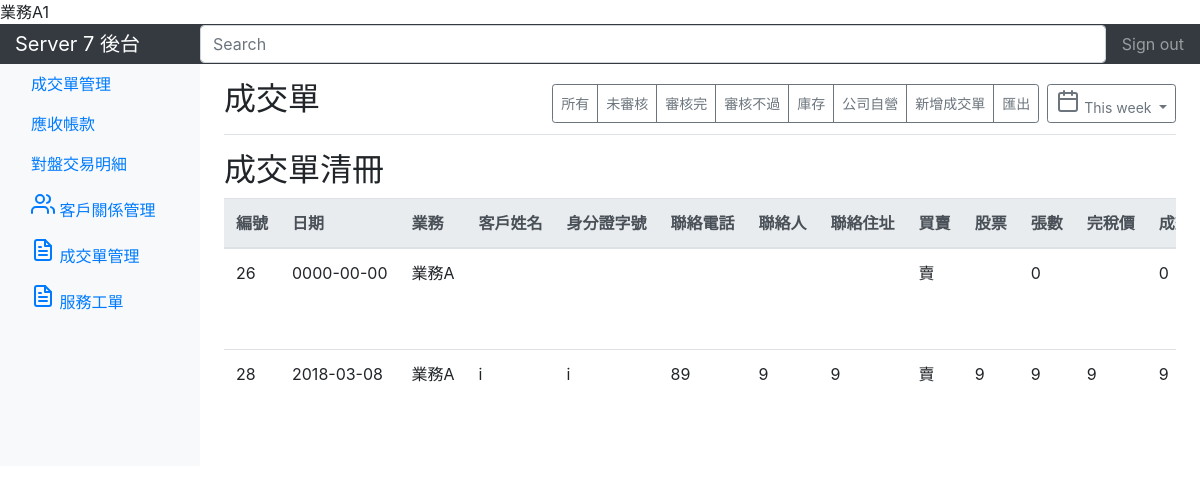
Screenshot of /index.php/orders/index (signed in) with the database file from the repository.
### tables this page shows
CREATE TABLE `ORDERS` (
  `ID` int(20) NOT NULL,
  `日期` date NOT NULL,
  `業務` varchar(20) NOT NULL,
  `客戶姓名` varchar(20) NOT NULL,
  `身分證字號` varchar(10) NOT NULL,
  `聯絡電話` varchar(20) NOT NULL,
  `聯絡人` varchar(20) NOT NULL,
  `聯絡地址` varchar(50) NOT NULL,
  `買賣` varchar(1) NOT NULL,
  `股票` varchar(20) NOT NULL,
  `張數` float NOT NULL,
  `完稅價` float DEFAULT NULL,
  `成交價` float NOT NULL,
  `盤價` float NOT NULL,
  `匯款金額` int(11) NOT NULL,
  `匯款銀行` varchar(20) NOT NULL,
  `匯款分行` varchar(20) DEFAULT NULL,
  `匯款戶名` varchar(20) NOT NULL,
  `轉讓會員` varchar(20) NOT NULL,
  `完稅人` varchar(20) NOT NULL,
  `新舊` tinyint(1) NOT NULL,
  `自行應付` float DEFAULT NULL,
  `刻印` tinyint(1) DEFAULT NULL,
  `過戶費` int(10) DEFAULT NULL,
  `媒合` tinyint(1) NOT NULL,
  `收付款` varchar(10) NOT NULL,
  `過戶日` date NOT NULL,
  `通知查帳` varchar(10) NOT NULL,
  `契約` varchar(10) NOT NULL,
  `稅單` varchar(10) NOT NULL
);

### application/controllers/orders.php (called while the page is built, shortened)
<?php
class Orders extends CI_Controller {
	public function __construct()
    {
		$this->load->helper(array('form', 'url', 'array'));
		$this->load->library('form_validation');
		$this->load->model('orders_model');
	}
	public function show($arr_data)
    {
		$this->load->view('templates/header');
		$this->load->view('pages/order_view', $arr_data);
    }
    public function index()
    {
		if (!isset($_SESSION['ACCOUNT'])) {
			redirect('index.php/login/index');
		} else {
			$orders = $this->orders_model->get(null,$_SESSION['LEVEL'],$_SESSION['NAME']);
			$arrayName = array('orders' => $orders,
								);
			$this->show($arrayName);
		}
	}
}

### index.php (called while the page is built, shortened)
<?php
require_once BASEPATH.'core/CodeIgniter.php';

### application/models/orders_model.php (called while the page is built, shortened)
<?php if ( ! defined('BASEPATH')) exit('No direct script access allowed');
class Orders_model extends CI_Model {
    public function transformer($query) {
        if ($query->num_rows() > 0) {
                foreach ($query->result() as $row) {
                        $result[] = array('ID'=>$row-> ID,
                        '日期'=>$row-> 日期,
                        '業務'=>$row-> 業務,
                        '客戶姓名'=>$row->客戶姓名,
                        '身分證字號'=>$row-> 身分證字號,
                        '聯絡電話'=>$row-> 聯絡電話,
                        '聯絡人'=>$row-> 聯絡人,
                        '聯絡地址'=>$row-> 聯絡地址,
                        '買賣'=>$row-> 買賣,
                        '股票'=>$row-> 股票,
                        '張數'=>$row-> 張數,
                        '完稅價'=>$row-> 完稅價,
                        '成交價'=>$row-> 成交價,
                        '盤價'=>$row-> 盤價,
                        '匯款金額'=>$row-> 匯款金額,
                        '匯款銀行'=>$row-> 匯款銀行,
                        '匯款分行'=>$row-> 匯款分行,
                        '匯款戶名'=>$row-> 匯款戶名,
                        '轉讓會員'=>$row-> 轉讓會員,
                        '完稅人'=>$row-> 完稅人,
                        '新舊'=>$row-> 新舊,
                        '自行應付'=>$row-> 自行應付,
                        '刻印'=>$row-> 刻印,
                        '過戶費'=>$row-> 過戶費,
                        '媒合'=>$row-> 媒合,
                        '收付款'=>$row-> 收付款,
                        '過戶日'=>$row-> 過戶日,
                        '通知查帳'=>$row-> 通知查帳,
                        '契約'=>$row-> 契約,
                        '稅單'=>$row-> 稅單,
                                            );
                }
                return $result;
        }
        else {
                return false;
        }
}
    public function get($keyword,$level,$name) {
        if(is_null($keyword)) {
            if($level==2) {
                $sql = "SELECT * FROM `ORDERS`";
                $query = $this->db->query($sql);
            } else {
                $query = $this->db->get_where('ORDERS', array('業務' => $name));
            }
        }
        if($query->num_rows()>0) {
            $result = $this->transformer($query);
            return $result;
        } else {
            return false;
        }
    }
}
?>

### application/views/pages/order_view.php (the view, shortened to what this page needs)
                <main role="main" class="col-md-9 ml-sm-auto col-lg-10 pt-3 px-4">
                    <div class="d-flex justify-content-between flex-wrap flex-md-nowrap align-items-center pb-2 mb-3 border-bottom">
                        <h1 class="h2">成交單</h1>
                        <div class="btn-toolbar mb-2 mb-md-0">
                            <div class="btn-group mr-2">
                              <button class="btn btn-sm btn-outline-secondary">所有</button>
                              <button class="btn btn-sm btn-outline-secondary">未審核</button>
                              <button class="btn btn-sm btn-outline-secondary">審核完</button>
                              <button class="btn btn-sm btn-outline-secondary">審核不過</button>
                              <button class="btn btn-sm btn-outline-secondary">庫存</button>
                              <button class="btn btn-sm btn-outline-secondary">公司自營</button>
                              <input class="btn btn-sm btn-outline-secondary" type="button" onclick="location.href='new_order';" value="新增成交單" />
                              <button class="btn btn-sm btn-outline-secondary">匯出</button>
                            </div>
                            <button class="btn btn-sm btn-outline-secondary dropdown-toggle">
                              <span data-feather="calendar"></span>
                              This week
                            </button>
                        </div>
                    </div>
                    <h2>成交單清冊</h2>
                    <div class="">
                        <table class="table table-md table-hover table-responsive">
                            <thead class="thead-light">
                                <tr>
                                    <th>編號</th>
                                    <th scope="col">日期</th>
                                    <th>業務</th>
                                    <th>客戶姓名</th>
                                    <th>身分證字號</th>
                                    <th>聯絡電話</th>
                                    <th>聯絡人</th>
                                    <th>聯絡住址</th>
                                    <th>買賣</th>
                                    <th>股票</th>
                                    <th>張數</th>
                                    <th>完稅價</th>
                                    <th>成交價</th>
                                </tr>
                            </thead>
                            <tbody>
                                <?php if($orders){for($i=0; $i<count($orders); $i++) {?>
                                <tr>
                                    <td><?php echo ($orders[$i]['ID']) ?></td>
                                    <td><?php echo ($orders[$i]['日期']) ?></td>
                                    <td><?php echo ($orders[$i]['業務']) ?></td>
                                    <td><?php echo ($orders[$i]['客戶姓名']) ?></td>
                                    <td><?php echo ($orders[$i]['身分證字號']) ?></td>
                                    <td><?php echo ($orders[$i]['聯絡電話']) ?></td>
                                    <td><?php echo ($orders[$i]['聯絡人']) ?></td>
                                    <td><?php echo ($orders[$i]['聯絡地址']) ?></td>
                                    <td><?php
                                    if($orders[$i]['買賣']==1){
                                      echo "買";
                                    } else {
                                      echo "賣";
                                    }
                                    ?></td>
                                    <td><?php echo ($orders[$i]['股票']) ?></td>
                                    <td><?php echo ($orders[$i]['張數']) ?></td>
                                    <td><?php echo ($orders[$i]['完稅價']) ?></td>
                                    <td><?php echo ($orders[$i]['成交價']) ?></td>
                                </tr>
                                <?php }} ?>
                            </tbody>
                        </table>
                    </div>
                </main>
            </div>
        </div>
    </body>
</html>

### application/views/templates/header.php (style rules this page uses)
th, td, form { white-space: nowrap; }

### rows the page displays
orders: ID "26", 日期 "0000-00-00", 業務 "業務A", 買賣 "賣", 張數 "0", 成交價 "0"
orders: ID "28", 日期 "2018-03-08", 業務 "業務A", 客戶姓名 "i", 身分證字號 "i", 聯絡電話 "89", 聯絡人 "9", 聯絡地址 "9", 買賣 "賣", 股票 "9", 張數 "9", 完稅價 "9", 成交價 "9"

### other values shown
$_SESSION['NAME'] "業務A"
$_SESSION['LEVEL'] "1"
